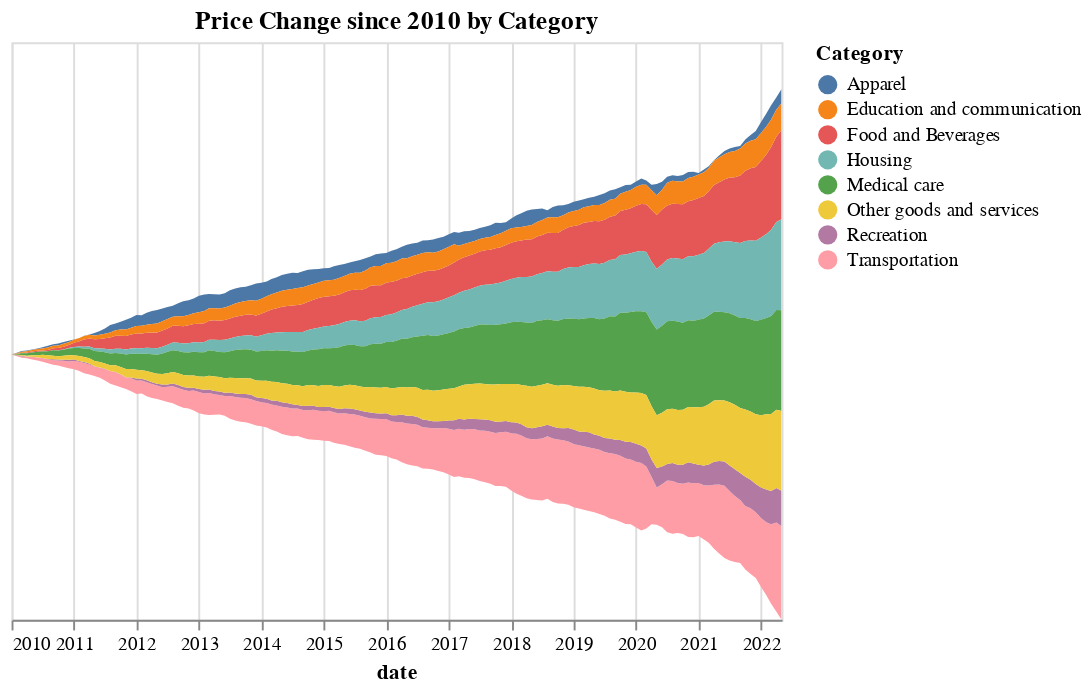

This figure's notebook cell:
### Code cell
# Third chart - let's see how the normalized data looks as stacked area plot.
alt.Chart(df[['date','change','Category']][df['date'] >= '1/1/2010'],title='Price Change since 2010 by Category').mark_area().encode(
    x = alt.X('date'),
    y = alt.Y('change', stack='center', axis=None),
    color = 'Category'
).interactive()

### Figure 1 — Vega-Lite specification as saved in the notebook (floating-point values rounded to 4 significant figures; data arrays with more than 128 entries replaced by an {"elided": "..."} marker saying what was removed)
{"config": {"view": {"continuousWidth": 400, "continuousHeight": 300}}, "data": {"name": "data-0fcbe849c05187151de80b764d93a3c2"}, "mark": "area", "encoding": {"color": {"field": "Category", "type": "nominal"}, "x": {"field": "date", "type": "temporal"}, "y": {"axis": null, "field": "change", "stack": "center", "type": "quantitative"}}, "selection": {"selector004": {"type": "interval", "bind": "scales", "encodings": ["x", "y"]}}, "title": "Price Change since 2010 by Category", "$schema": "https://vega.github.io/schema/vega-lite/v4.17.0.json", "datasets": {"data-0fcbe849c05187151de80b764d93a3c2": {"elided": "1192 records"}}}
